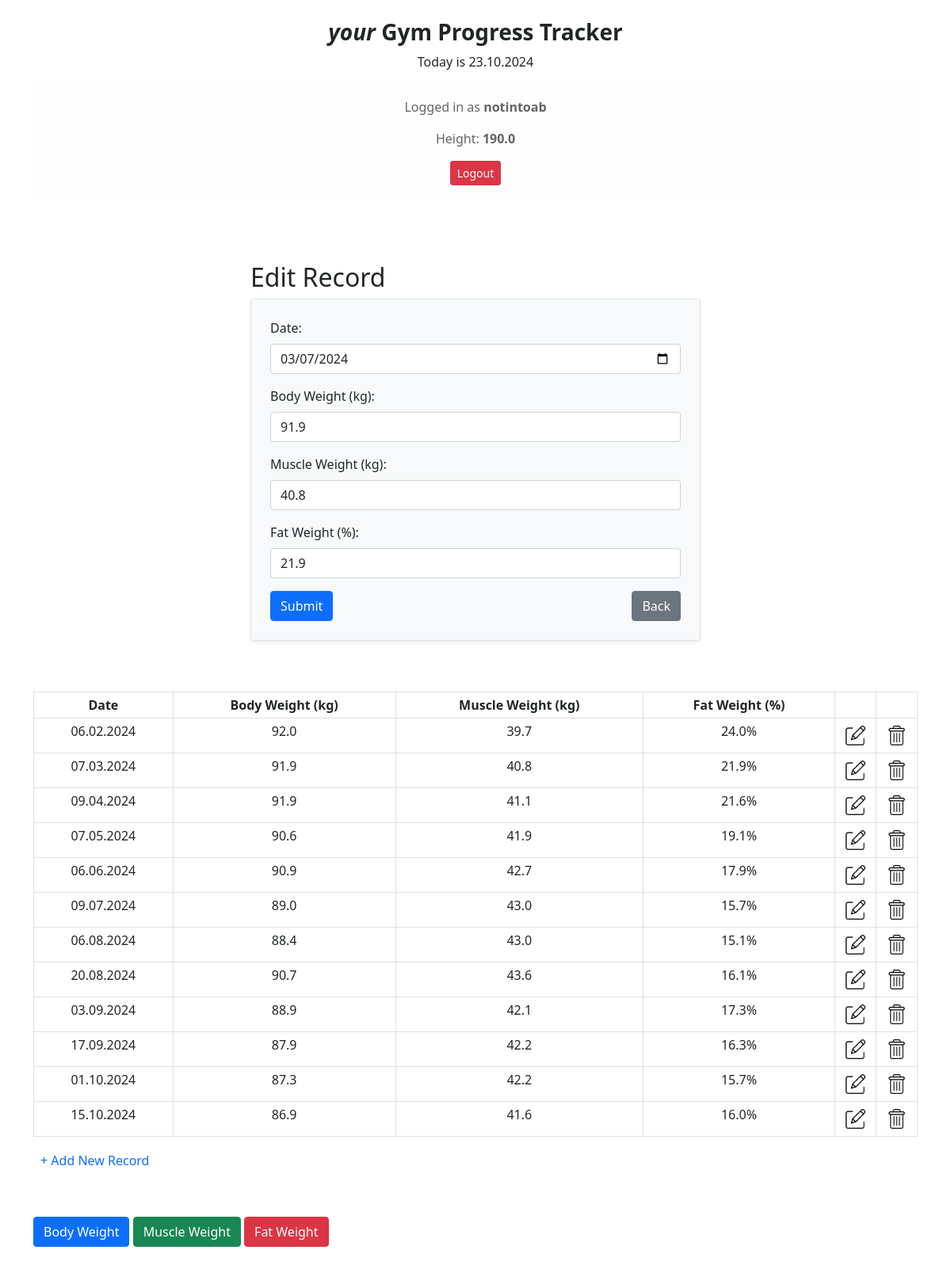
Page /edit/11 (signed in) on the committed database.
### app.py (models this page shows, shortened)
class User(db.Model):
    id = db.Column(db.Integer, primary_key=True)
    username = db.Column(db.String(100), nullable=False)
    email = db.Column(db.String(80), unique=True, nullable=False)
    password = db.Column(db.String(200), nullable=False)
    height = db.Column(db.Float)

class Results(db.Model):
    id = db.Column(db.Integer, primary_key=True)
    date_created = db.Column(db.DateTime(timezone=True), server_default=func.now(), nullable=False)
    body_weight = db.Column(db.Float, nullable=False)
    muscle_weight = db.Column(db.Float, nullable=False)
    fat_weight = db.Column(db.Float, nullable=False)
    user_id = db.Column(db.Integer, db.ForeignKey('user.id'), nullable=False)

### app.py (the view, shortened to what this page needs)
@app.route("/edit/<int:result_id>", methods=("GET", "POST"))
def edit_result(result_id):
    if 'user_id' not in session:
        return redirect(url_for('index'))
    user_id = session['user_id']  # fetch user_id from session
    result = Results.query.get_or_404(result_id)
    if result.user_id != user_id:
        flash('Unauthorized access!', 'danger')
        return redirect(url_for('index'))
    results = Results.query.filter_by(user_id=user_id).all()
    user = User.query.filter_by(id=user_id).first()
    return render_template(
        "edit_form.html",
        today_date=datetime.today().strftime('%d.%m.%Y'),
        user=user,
        results=results,
        result=result
    )

### templates/edit_form.html
{% extends "index.html" %}
{% block edit_form %}
<div class="container mt-5 w-50 p-3">
    <h2>Edit Record</h2>
    <form method="post" class="border p-4 rounded shadow-sm bg-light">
        <div class="mb-3">
            <label for="date" class="form-label">Date:</label>
            <input type="date" id="date" name="date" class="form-control" value="{{ result.date_created.strftime('%Y-%m-%d') }}" required>
        </div>
        <div class="mb-3">
            <label for="body-weight" class="form-label">Body Weight (kg):</label>
            <input type="number" step="0.01" id="body-weight" name="body-weight" class="form-control" value="{{ result.body_weight }}" required>
        </div>
        <div class="mb-3">
            <label for="muscle-weight" class="form-label">Muscle Weight (kg):</label>
            <input type="number" step="0.01" id="muscle-weight" name="muscle-weight" class="form-control" value="{{ result.muscle_weight }}" required>
        </div>
        <div class="mb-3">
            <label for="fat-weight" class="form-label">Fat Weight (%):</label>
            <input type="number" step="0.01" id="fat-weight" name="fat-weight" class="form-control" value="{{ result.fat_weight }}" required>
        </div>
        <div class="d-flex justify-content-between">
            <button type="submit" class="btn btn-primary">Submit</button>
            <a href="/" class="btn btn-secondary">Back</a>
        </div>
    </form>
</div>
{% endblock %}

### templates/index.html (shortened to what this page needs)
<!DOCTYPE html>
<html lang="en">
<head>
    <link href="https://cdn.jsdelivr.net/npm/bootstrap@5.0.2/dist/css/bootstrap.min.css" rel="stylesheet">
    <link rel="stylesheet" href="{{ url_for('static', filename='style.css') }}">
</head>
<body>
    <div class="container mt-4">
        <div class="row">
            <div class="col text-center">
                <h3 class="fw-bold"><i>your </i>Gym Progress Tracker</h3>
            </div>
        </div>
        <div class="row">
            <div class="col text-center">
                {% if user %}
                    <p>Today is {{ today_date }}</p>
                    <div class="alert alert-light">
                        <p>Logged in as <strong>{{ user.username }}</strong></p>
                        <p>Height: <strong>{{ user.height }}</strong></p>
                        <a href="{{ url_for('logout') }}" class="btn btn-danger btn-sm" name="logout">Logout</a>
                    </div>
                {% endif %}
            </div>
        </div>
    </div>
{% if user %}
<div>
    {% block edit_form %}
    {% endblock %}
</div>
<div class="container mt-5">
    <table class="table table-sm table-hover table-bordered align-middles text-center">
        <thead class="table table-responsive">
            <tr>
                <th>Date</th>
                <th>Body Weight (kg)</th>
                <th>Muscle Weight (kg)</th>
                <th>Fat Weight (%)</th>
                <th></th>
                <th></th>
            </tr>
        </thead>
        <tbody>
            {% for result in results %}
            <tr>
                <td class="text-nowrap">{{ result.date_created.strftime('%d.%m.%Y') }}</td>
                <td>{{ result.body_weight }}</td>
                <td>{{ result.muscle_weight }}</td>
                <td>{{ result.fat_weight }}%</td>
                <td class="fit">
                    <button class="btn btn-link btn-sm">
                        <a  href="/edit/{{ result.id }}">
                            <img width="25" height="25" src="/static/images/edit.png"></img>
                        </a>
                    </button>
                </td>
                <td class="fit">
                    <form method="post" action="{{ url_for('remove_result', result_id=result.id) }}" class="d-inline">
                        <button type="submit" class="btn btn-link btn-sm" onclick="return confirm('Remove record?')">
                            <img width="25" height="25" src="/static/images/delete.png"></img>
                        </button>
                    </form>
                </td>
            </tr>
            {% endfor %}
        </tbody>
    </table>
    <button class="btn btn-sm">
        <a href="/add" class="text-decoration-none">
            <h6>
                + Add New Record
            </h6>
        </a>
    </button>
</div>
<div class="container mt-5">
    <div class="row">
        <div class="col-12">
            <button class="btn btn-primary" onclick="setChartMode('body_weight')">Body Weight</button>
            <button class="btn btn-success" onclick="setChartMode('muscle_weight')">Muscle Weight</button>
            <button class="btn btn-danger" onclick="setChartMode('fat_weight')">Fat Weight</button>
            <div id="chart" style="height:400px; margin-top: 20px;"></div>
        </div>
    </div>
</div>
{% endif %}
</body>
</html>

### static/style.css (style rules this page uses)
.table td.fit, .table th.fit { white-space: nowrap; width: 1%; }

### rows in the picture
User: username "notintoab", height "190.0"
Results: date "03/07/2024", body-weight "91.9", muscle-weight "40.8", fat-weight "21.9", date_created "07.03.2024", body_weight "91.9", muscle_weight "40.8", fat_weight "21.9"
Results: date_created "06.02.2024", body_weight "92.0", muscle_weight "39.7", fat_weight "24.0"
Results: date_created "09.04.2024", body_weight "91.9", muscle_weight "41.1", fat_weight "21.6"
Results: date_created "07.05.2024", body_weight "90.6", muscle_weight "41.9", fat_weight "19.1"
Results: date_created "06.06.2024", body_weight "90.9", muscle_weight "42.7", fat_weight "17.9"
Results: date_created "09.07.2024", body_weight "89.0", muscle_weight "43.0", fat_weight "15.7"
Results: date_created "06.08.2024", body_weight "88.4", muscle_weight "43.0", fat_weight "15.1"
Results: date_created "20.08.2024", body_weight "90.7", muscle_weight "43.6", fat_weight "16.1"
Results: date_created "03.09.2024", body_weight "88.9", muscle_weight "42.1", fat_weight "17.3"
Results: date_created "17.09.2024", body_weight "87.9", muscle_weight "42.2", fat_weight "16.3"
Results: date_created "01.10.2024", body_weight "87.3", muscle_weight "42.2", fat_weight "15.7"
Results: date_created "15.10.2024", body_weight "86.9", muscle_weight "41.6", fat_weight "16.0"
